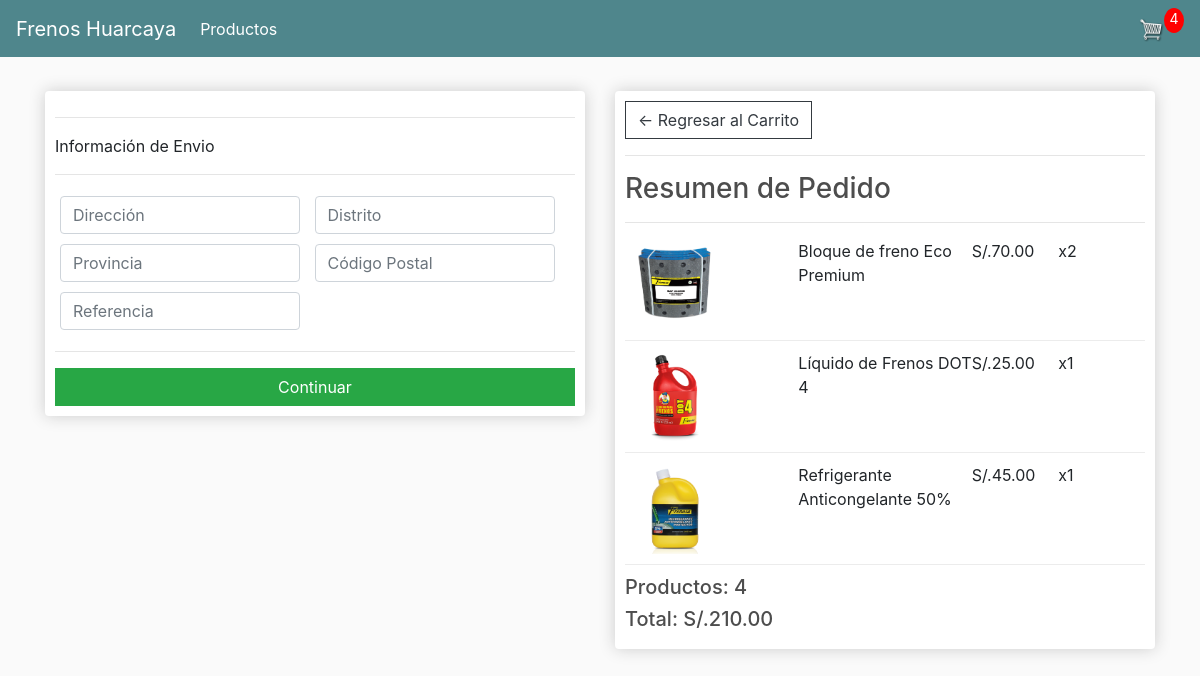
/checkout/ (signed in), run on an earlier commit of the app's database.
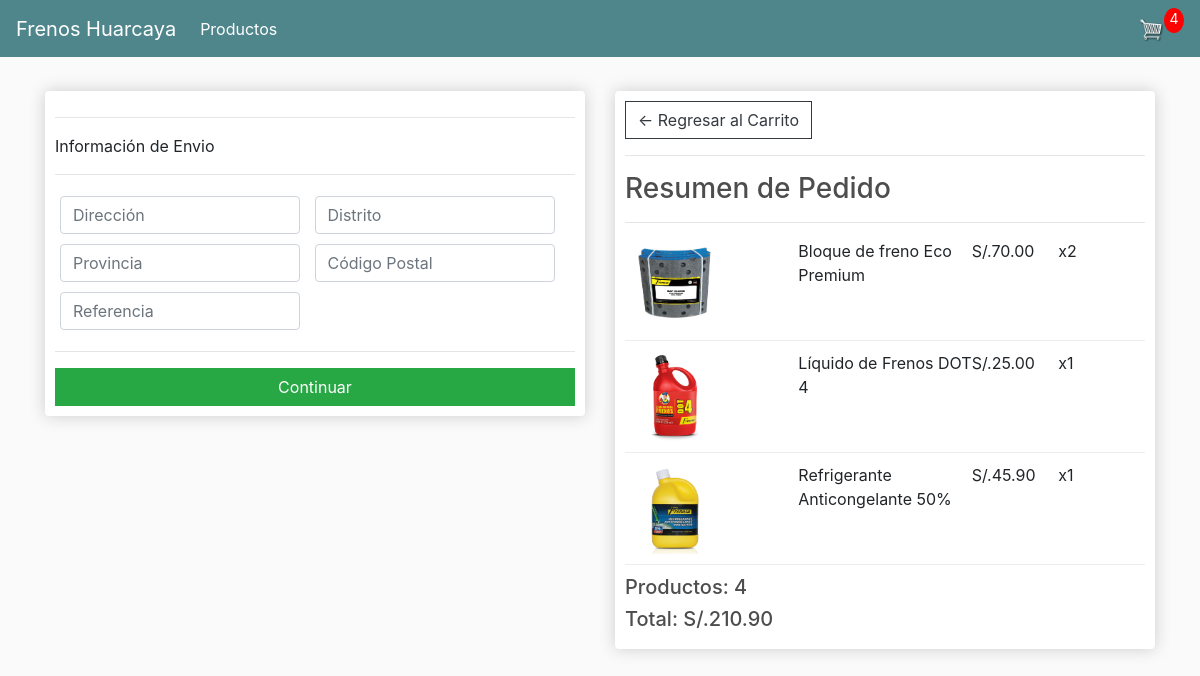
And on a later commit of the database.
### store/models.py (models this page shows, shortened)
class OrderItem(models.Model):
	product = models.ForeignKey(Product, on_delete=models.SET_NULL, null=True, verbose_name="Productos")
	order = models.ForeignKey(Order, on_delete=models.SET_NULL, null=True, verbose_name="Orden")
	quantity = models.IntegerField(default=0, null=True, blank=True, verbose_name="Cantidad")
	date_added = models.DateTimeField(auto_now_add=True, verbose_name="Fecha agregada")
	@property
	def get_total(self):
		total = self.product.price * self.quantity
		return total
	class Meta:
		verbose_name= "Artículo Ordenado"
		verbose_name_plural = "Artículos ordenados"

class Product(models.Model):
	CATEGORY = (
			('Refrigerante', 'Refrigerante'),
			('Frenos', 'Frenos'),
			('Baterías', 'Baterías'),
			('Sellador', 'Sellador'),
			)
	name = models.CharField(max_length=200, verbose_name="Nombre")
	cod = models.CharField(max_length=7, null=True, blank=True, verbose_name="Código")
	brand = models.CharField(max_length=50, null=True, blank=True, verbose_name="Marca")
	category = models.CharField(max_length=200, null=True, choices=CATEGORY, verbose_name="Categoría")
	price = models.FloatField(verbose_name="Precio")
	description = models.CharField(max_length=200, null=True, blank=True, verbose_name="Descripción")
	image = models.ImageField(null=True, blank=True, verbose_name="Imagen")
	date_created = models.DateTimeField(auto_now_add=True, null=True, verbose_name="Fecha de creación")
	digital = models.BooleanField(default=False,null=True, blank=True)
	@property
	def imageURL(self):
		try:
			url = self.image.url
		except:
			url = ''
		return url
	class Meta:
		verbose_name= "Producto"
		verbose_name_plural = "Productos"

class Order(models.Model):
	customer = models.ForeignKey(Customer, on_delete=models.SET_NULL, null=True, blank=True, verbose_name="Cliente")
	date_ordered = models.DateTimeField(auto_now_add=True, verbose_name="Fecha de orden")
	complete = models.BooleanField(default=False, verbose_name="Completado")
	transaction_id = models.CharField(max_length=100, null=True,verbose_name="N° de Transacción")
	@property
	def shipping(self):
		shipping = False
		orderitems = self.orderitem_set.all()
		for i in orderitems:
			if i.product.digital == False:
				shipping = True
		return shipping
	@property
	def get_cart_total(self):
		orderitems = self.orderitem_set.all()
		total = sum([item.get_total for item in orderitems])
		return total
	@property
	def get_cart_items(self):
		orderitems = self.orderitem_set.all()
		total = sum([item.quantity for item in orderitems])
		return total
	class Meta:
		verbose_name= "Orden"
		verbose_name_plural = "Órdenes"

### store/views.py (the view)
# urls.py: path('checkout/', views.checkout, name="checkout"),
def checkout(request):
	data = cartData(request)
	cartItems = data['cartItems']
	order = data['order']
	items = data['items']
	context = {'items':items, 'order':order, 'cartItems':cartItems}
	return render(request, 'store/checkout.html', context)

### store/utils.py (called while the page is built)
def cartData(request):
	if request.user.is_authenticated:
		customer = request.user.customer
		order, created = Order.objects.get_or_create(customer=customer, complete=False)
		items = order.orderitem_set.all()
		cartItems = order.get_cart_items
	else:
		cookieData = cookieCart(request)
		cartItems = cookieData['cartItems']
		order = cookieData['order']
		items = cookieData['items']
	return {'cartItems':cartItems ,'order':order, 'items':items}

### store/templates/store/checkout.html (shortened to what this page needs)
{% extends 'store/main.html' %}
{% load static %}
{% block content %}
     <div class="row">
		<div class="col-lg-6">
			<div class="box-element" id="form-wrapper">
				<form id="form">
					<div id="shipping-info">
						<hr>
						<p>Información de Envio</p>
						<hr>
						<div class="form-field">
							<input class="form-control" type="text" name="address" placeholder="Dirección">
						</div>
						<div class="form-field">
							<input class="form-control" type="text" name="city" placeholder="Distrito">
						</div>
						<div class="form-field">
							<input class="form-control" type="text" name="state" placeholder="Provincia">
						</div>
						<div class="form-field">
							<input class="form-control" type="text" name="zipcode" placeholder="Código Postal">
						</div>
						<div class="form-field">
							<input class="form-control" type="text" name="country" placeholder="Referencia">
						</div>
					</div>
					<hr>
					<input id="form-button" class="btn btn-success btn-block" type="submit" value="Continuar">
				</form>
			</div>
			<br>
		</div>
		<div class="col-lg-6">
			<div class="box-element">
				<a  class="btn btn-outline-dark" href="{% url 'cart' %}">&#x2190; Regresar al Carrito</a>
				<hr>
				<h3>Resumen de Pedido</h3>
				<hr>
				{% for item in items %}
				<div class="cart-row">
					<div style="flex:2"><img class="row-image" src="{{item.product.imageURL}}"></div>
					<div style="flex:2"><p>{{item.product.name}}</p></div>
					<div style="flex:1"><p>S/.{{item.product.price|floatformat:2}}</p></div>
					<div style="flex:1"><p>x{{item.quantity}}</p></div>
				</div>
				{% endfor %}
				<h5>Productos:   {{order.get_cart_items}}</h5>
				<h5>Total:   S/.{{order.get_cart_total|floatformat:2}}</h5>
			</div>
		</div>
	</div>
{% endblock content %}

What changed in the data, as far as the page shows it:
changed through a linked row, OrderItem "Refrigerante Anticongelante 50%": product.price "45.00" → "45.90"
changed through a linked row, Order: get_cart_total "210.00" → "210.90"
